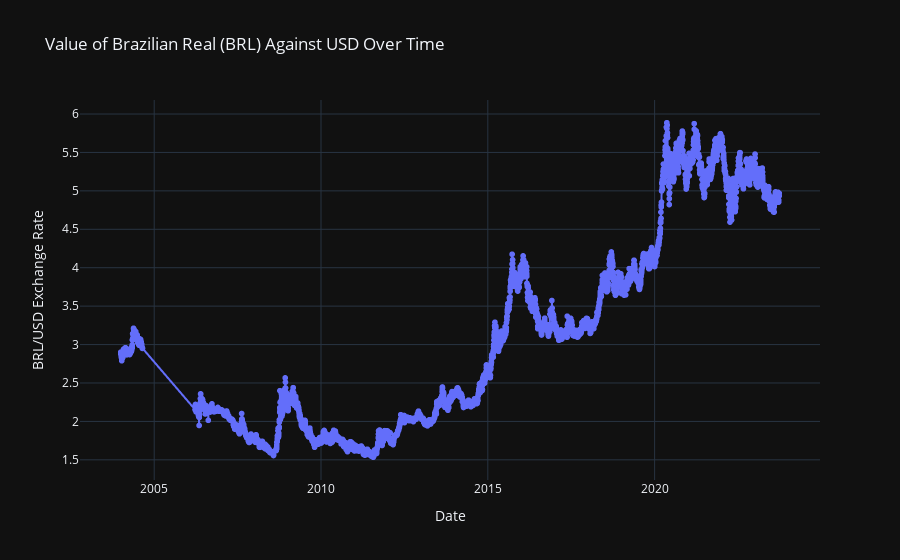

Notebook code for this chart:
### Code cell
import yfinance as yf
import matplotlib.pyplot as plt
import seaborn as sns
import plotly.express as px
import pandas as pd
#Minha base de dados sobre a Meta da taxa SELIC veio do site oficial do Banco Central
#Minha base de dados sobre o Fed Fund Rate veio do site oficial do Federal Reserve Bank of St.Louis

# Especifique o par de moedas (BRL/USD) que desejo analisar
currency_pair = 'USDBRL=X'  # Taxa de câmbio BRL para USD

# Defina o intervalo de datas para os dados
start_date = '2004-01-01'
end_date = '2023-09-27'

# peguei os dados de taxa de câmbio do Yahoo Finance, nomeando os dados como 'exchange_rate_data'
exchange_rate_data = yf.download(currency_pair, start=start_date, end=end_date)



#Traçando um gráfico interativo onde 'exchange_rate_data.index' será o eixo x, que neste caso a data, e a taxa de câmbio USD/BRL como eixo y.
fig = px.line(exchange_rate_data, x=exchange_rate_data.index, y='Adj Close',
              title='Value of Brazilian Real (BRL) Against USD Over Time',
              labels={'Adj Close': 'BRL/USD Exchange Rate'},
              template='plotly_dark')

# Customize hover tooltips
fig.update_traces(mode='lines+markers', hovertemplate='%{y:.2f} BRL/USD<br>%{x|%b %Y}')

# Mostre o grafico interativo
fig.show()
#Pedindo para mostrar o data set do 'exchange_rate_data'
exchange_rate_data

### Figure 1 — Plotly figure (JSON) as saved in the notebook; plotly's stock layout.template omitted (floating-point values rounded to 4 significant figures; data arrays with more than 128 entries replaced by an {"elided": "..."} marker saying what was removed)
{"data": [{"hovertemplate": "%{y:.2f} BRL/USD<br>%{x|%b %Y}", "legendgroup": "", "line": {"color": "#636efa", "dash": "solid"}, "marker": {"symbol": "circle"}, "mode": "lines+markers", "name": "", "showlegend": false, "type": "scattergl", "x": {"elided": "4702 str values"}, "xaxis": "x", "y": {"elided": "4702 float values"}, "yaxis": "y"}], "layout": {"legend": {"tracegroupgap": 0}, "title": {"text": "Value of Brazilian Real (BRL) Against USD Over Time"}, "xaxis": {"anchor": "y", "domain": [0, 1], "title": {"text": "Date"}}, "yaxis": {"anchor": "x", "domain": [0, 1], "title": {"text": "BRL/USD Exchange Rate"}}}}
